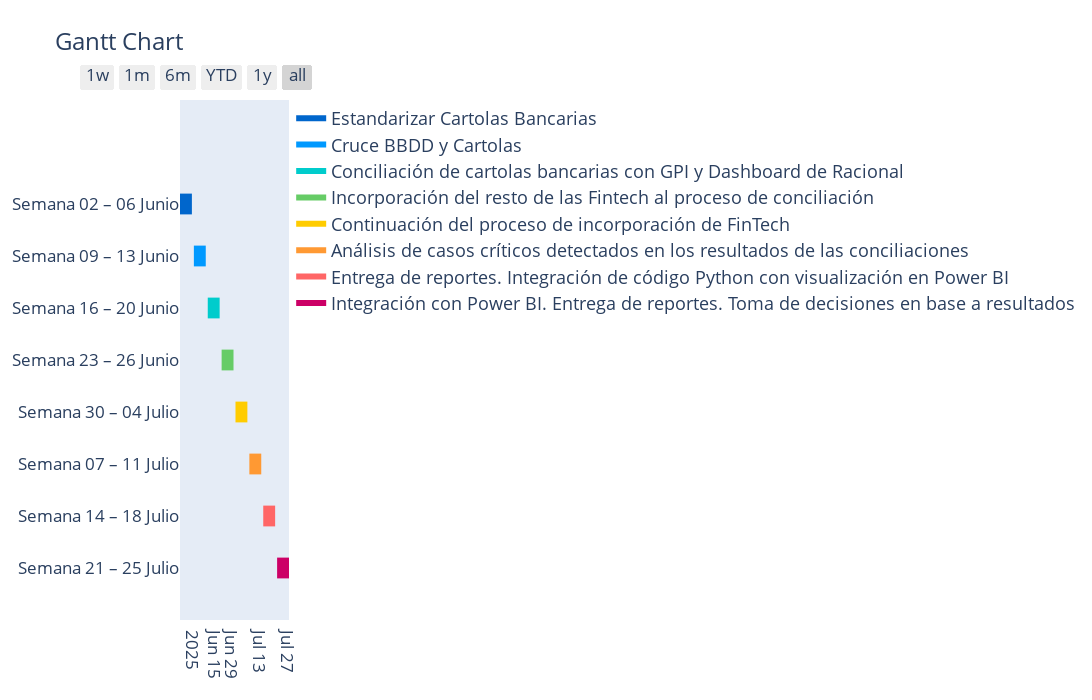

Notebook code cell kept with this figure:
### Code cell
import plotly.figure_factory as ff

df = [
    dict(Task="Semana 02 – 06 Junio", Start='2025-06-02', Finish='2025-06-08', Resource='Estandarizar Cartolas Bancarias'),
    dict(Task="Semana 09 – 13 Junio", Start='2025-06-09', Finish='2025-06-15', Resource='Cruce BBDD y Cartolas'),
    dict(Task="Semana 16 – 20 Junio", Start='2025-06-16', Finish='2025-06-22', Resource='Conciliación de cartolas bancarias con GPI y Dashboard de Racional'),
    dict(Task="Semana 23 – 26 Junio", Start='2025-06-23', Finish='2025-06-29', Resource='Incorporación del resto de las Fintech al proceso de conciliación'),
    dict(Task="Semana 30 – 04 Julio", Start='2025-06-30', Finish='2025-07-06', Resource='Continuación del proceso de incorporación de FinTech'),
    dict(Task="Semana 07 – 11 Julio", Start='2025-07-07', Finish='2025-07-13', Resource='Análisis de casos críticos detectados en los resultados de las conciliaciones'),
    dict(Task="Semana 14 – 18 Julio", Start='2025-07-14', Finish='2025-07-20', Resource='Entrega de reportes. Integración de código Python con visualización en Power BI'),
    dict(Task="Semana 21 – 25 Julio", Start='2025-07-21', Finish='2025-07-27', Resource='Integración con Power BI. Entrega de reportes. Toma de decisiones en base a resultados')
]

colors = [
    'rgb(0, 102, 204)', 'rgb(0, 153, 255)', 'rgb(0, 204, 204)', 'rgb(102, 204, 102)',
    'rgb(255, 204, 0)', 'rgb(255, 153, 51)', 'rgb(255, 102, 102)', 'rgb(204, 0, 102)'
]

resources = [item['Resource'] for item in df]
color_map = dict(zip(resources, colors))

fig = ff.create_gantt(df, colors=color_map, index_col='Resource', show_colorbar=True, group_tasks=True)

# Reordenar manualmente los traces para que la leyenda siga el orden de 'resources'
ordered_traces = []
for resource in resources:
    for trace in fig.data:
        if trace.name == resource:
            ordered_traces.append(trace)
fig.data = tuple(ordered_traces)

fig.update_layout(
    width=2000,  # Aumenta el ancho
    height=700,  # Aumenta el alto
    font=dict(size=17),
    legend=dict(
        font=dict(size=18),  # Achica la leyenda
        title_font=dict(size=16),
        traceorder="normal",
        itemsizing='constant'
    )
)

fig.show()

### Figure 1 — Plotly figure (JSON) as saved in the notebook; plotly's stock layout.template omitted (floating-point values rounded to 4 significant figures)
{"data": [{"fill": "toself", "fillcolor": "rgb(0, 102, 204)", "hoverinfo": "name", "legendgroup": "rgb(0, 102, 204)", "mode": "none", "name": "Estandarizar Cartolas Bancarias", "type": "scatter", "x": ["2025-06-02", "2025-06-08", "2025-06-08", "2025-06-02"], "y": [6.8, 6.8, 7.2, 7.2]}, {"fill": "toself", "fillcolor": "rgb(0, 153, 255)", "hoverinfo": "name", "legendgroup": "rgb(0, 153, 255)", "mode": "none", "name": "Cruce BBDD y Cartolas", "type": "scatter", "x": ["2025-06-09", "2025-06-15", "2025-06-15", "2025-06-09"], "y": [5.8, 5.8, 6.2, 6.2]}, {"fill": "toself", "fillcolor": "rgb(0, 204, 204)", "hoverinfo": "name", "legendgroup": "rgb(0, 204, 204)", "mode": "none", "name": "Conciliación de cartolas bancarias con GPI y Dashboard de Racional", "type": "scatter", "x": ["2025-06-16", "2025-06-22", "2025-06-22", "2025-06-16"], "y": [4.8, 4.8, 5.2, 5.2]}, {"fill": "toself", "fillcolor": "rgb(102, 204, 102)", "hoverinfo": "name", "legendgroup": "rgb(102, 204, 102)", "mode": "none", "name": "Incorporación del resto de las Fintech al proceso de conciliación", "type": "scatter", "x": ["2025-06-23", "2025-06-29", "2025-06-29", "2025-06-23"], "y": [3.8, 3.8, 4.2, 4.2]}, {"fill": "toself", "fillcolor": "rgb(255, 204, 0)", "hoverinfo": "name", "legendgroup": "rgb(255, 204, 0)", "mode": "none", "name": "Continuación del proceso de incorporación de FinTech", "type": "scatter", "x": ["2025-06-30", "2025-07-06", "2025-07-06", "2025-06-30"], "y": [2.8, 2.8, 3.2, 3.2]}, {"fill": "toself", "fillcolor": "rgb(255, 153, 51)", "hoverinfo": "name", "legendgroup": "rgb(255, 153, 51)", "mode": "none", "name": "Análisis de casos críticos detectados en los resultados de las conciliaciones", "type": "scatter", "x": ["2025-07-07", "2025-07-13", "2025-07-13", "2025-07-07"], "y": [1.8, 1.8, 2.2, 2.2]}, {"fill": "toself", "fillcolor": "rgb(255, 102, 102)", "hoverinfo": "name", "legendgroup": "rgb(255, 102, 102)", "mode": "none", "name": "Entrega de reportes. Integración de código Python con visualización en Power BI", "type": "scatter", "x": ["2025-07-14", "2025-07-20", "2025-07-20", "2025-07-14"], "y": [0.8, 0.8, 1.2, 1.2]}, {"fill": "toself", "fillcolor": "rgb(204, 0, 102)", "hoverinfo": "name", "legendgroup": "rgb(204, 0, 102)", "mode": "none", "name": "Integración con Power BI. Entrega de reportes. Toma de decisiones en base a resultados", "type": "scatter", "x": ["2025-07-21", "2025-07-27", "2025-07-27", "2025-07-21"], "y": [-0.2, -0.2, 0.2, 0.2]}], "layout": {"font": {"size": 17}, "height": 700, "hovermode": "closest", "legend": {"font": {"size": 18}, "itemsizing": "constant", "title": {"font": {"size": 16}}, "traceorder": "normal"}, "showlegend": true, "title": {"text": "Gantt Chart"}, "width": 2000, "xaxis": {"rangeselector": {"buttons": [{"count": 7, "label": "1w", "step": "day", "stepmode": "backward"}, {"count": 1, "label": "1m", "step": "month", "stepmode": "backward"}, {"count": 6, "label": "6m", "step": "month", "stepmode": "backward"}, {"count": 1, "label": "YTD", "step": "year", "stepmode": "todate"}, {"count": 1, "label": "1y", "step": "year", "stepmode": "backward"}, {"step": "all"}]}, "showgrid": false, "type": "date", "zeroline": false}, "yaxis": {"autorange": false, "range": [-1, 9], "showgrid": false, "ticktext": ["Semana 21 – 25 Julio", "Semana 14 – 18 Julio", "Semana 07 – 11 Julio", "Semana 30 – 04 Julio", "Semana 23 – 26 Junio", "Semana 16 – 20 Junio", "Semana 09 – 13 Junio", "Semana 02 – 06 Junio"], "tickvals": [0, 1, 2, 3, 4, 5, 6, 7], "zeroline": false}}}
